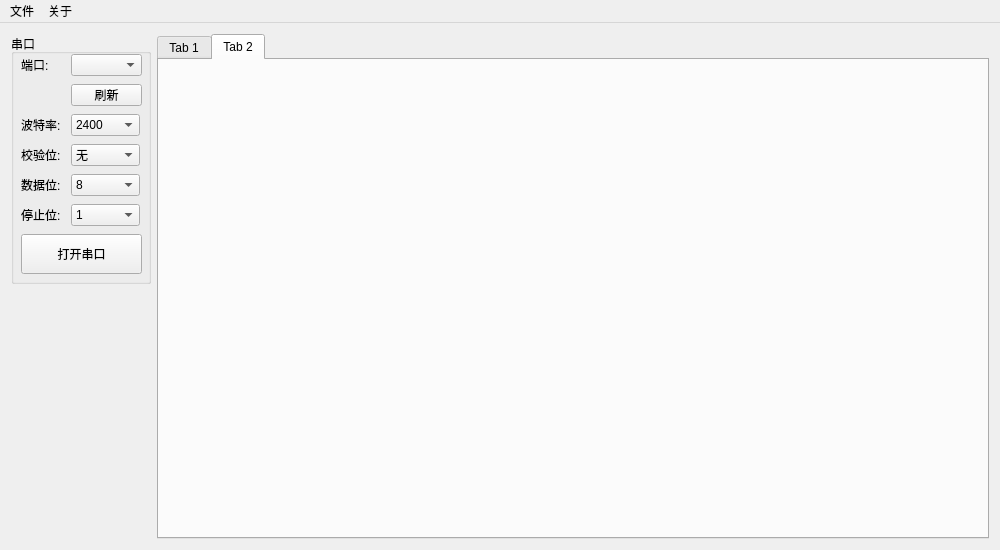
<?xml version="1.0" encoding="UTF-8"?>
<ui version="4.0">
 <class>MainWindow</class>
 <widget class="QMainWindow" name="MainWindow">
  <property name="geometry">
   <rect>
    <x>0</x>
    <y>0</y>
    <width>1000</width>
    <height>550</height>
   </rect>
  </property>
  <property name="sizePolicy">
   <sizepolicy hsizetype="Expanding" vsizetype="Expanding">
    <horstretch>0</horstretch>
    <verstretch>0</verstretch>
   </sizepolicy>
  </property>
  <property name="minimumSize">
   <size>
    <width>1000</width>
    <height>550</height>
   </size>
  </property>
  <property name="windowTitle">
   <string>MainWindow</string>
  </property>
  <property name="windowIcon">
   <iconset resource="resource.qrc">
    <normaloff>:/pic/icon.ico</normaloff>:/pic/icon.ico</iconset>
  </property>
  <property name="dockOptions">
   <set>QMainWindow::AllowTabbedDocks|QMainWindow::AnimatedDocks</set>
  </property>
  <property name="unifiedTitleAndToolBarOnMac">
   <bool>false</bool>
  </property>
  <widget class="QWidget" name="centralWidget">
   <layout class="QHBoxLayout" name="horizontalLayout">
    <item>
     <layout class="QVBoxLayout" name="verticalLayout">
      <item>
       <widget class="QGroupBox" name="groupBox">
        <property name="sizePolicy">
         <sizepolicy hsizetype="Fixed" vsizetype="Preferred">
          <horstretch>0</horstretch>
          <verstretch>0</verstretch>
         </sizepolicy>
        </property>
        <property name="minimumSize">
         <size>
          <width>140</width>
          <height>250</height>
         </size>
        </property>
        <property name="title">
         <string>串口</string>
        </property>
        <widget class="QLabel" name="label">
         <property name="geometry">
          <rect>
           <x>10</x>
           <y>20</y>
           <width>41</width>
           <height>21</height>
          </rect>
         </property>
         <property name="text">
          <string>端口:</string>
         </property>
        </widget>
        <widget class="QLabel" name="label_2">
         <property name="geometry">
          <rect>
           <x>10</x>
           <y>80</y>
           <width>41</width>
           <height>21</height>
          </rect>
         </property>
         <property name="text">
          <string>波特率:</string>
         </property>
        </widget>
        <widget class="QLabel" name="label_3">
         <property name="geometry">
          <rect>
           <x>10</x>
           <y>110</y>
           <width>41</width>
           <height>21</height>
          </rect>
         </property>
         <property name="text">
          <string>校验位:</string>
         </property>
        </widget>
        <widget class="QLabel" name="label_4">
         <property name="geometry">
          <rect>
           <x>10</x>
           <y>140</y>
           <width>41</width>
           <height>21</height>
          </rect>
         </property>
         <property name="text">
          <string>数据位:</string>
         </property>
        </widget>
        <widget class="QLabel" name="label_5">
         <property name="geometry">
          <rect>
           <x>10</x>
           <y>170</y>
           <width>41</width>
           <height>21</height>
          </rect>
         </property>
         <property name="text">
          <string>停止位:</string>
         </property>
        </widget>
        <widget class="QPushButton" name="updataComBnt">
         <property name="geometry">
          <rect>
           <x>60</x>
           <y>50</y>
           <width>71</width>
           <height>22</height>
          </rect>
         </property>
         <property name="sizePolicy">
          <sizepolicy hsizetype="Preferred" vsizetype="Fixed">
           <horstretch>0</horstretch>
           <verstretch>0</verstretch>
          </sizepolicy>
         </property>
         <property name="minimumSize">
          <size>
           <width>0</width>
           <height>0</height>
          </size>
         </property>
         <property name="text">
          <string>刷新</string>
         </property>
        </widget>
        <widget class="QComboBox" name="comList">
         <property name="geometry">
          <rect>
           <x>60</x>
           <y>20</y>
           <width>71</width>
           <height>22</height>
          </rect>
         </property>
        </widget>
        <widget class="QComboBox" name="baudrateList">
         <property name="geometry">
          <rect>
           <x>60</x>
           <y>80</y>
           <width>69</width>
           <height>22</height>
          </rect>
         </property>
         <item>
          <property name="text">
           <string>2400</string>
          </property>
         </item>
         <item>
          <property name="text">
           <string>4800</string>
          </property>
         </item>
         <item>
          <property name="text">
           <string>9600</string>
          </property>
         </item>
         <item>
          <property name="text">
           <string>14400</string>
          </property>
         </item>
         <item>
          <property name="text">
           <string>19200</string>
          </property>
         </item>
         <item>
          <property name="text">
           <string>38400</string>
          </property>
         </item>
         <item>
          <property name="text">
           <string>56000</string>
          </property>
         </item>
         <item>
          <property name="text">
           <string>57600</string>
          </property>
         </item>
         <item>
          <property name="text">
           <string>115200</string>
          </property>
         </item>
         <item>
          <property name="text">
           <string>128000</string>
          </property>
         </item>
         <item>
          <property name="text">
           <string>256000</string>
          </property>
         </item>
        </widget>
        <widget class="QComboBox" name="ParityList">
         <property name="geometry">
          <rect>
           <x>60</x>
           <y>110</y>
           <width>69</width>
           <height>22</height>
          </rect>
         </property>
         <item>
          <property name="text">
           <string>无</string>
          </property>
         </item>
         <item>
          <property name="text">
           <string>奇校验</string>
          </property>
         </item>
         <item>
          <property name="text">
           <string>偶校验</string>
          </property>
         </item>
        </widget>
        <widget class="QComboBox" name="DataBitsList">
         <property name="geometry">
          <rect>
           <x>60</x>
           <y>140</y>
           <width>69</width>
           <height>22</height>
          </rect>
         </property>
         <item>
          <property name="text">
           <string>8</string>
          </property>
         </item>
         <item>
          <property name="text">
           <string>7</string>
          </property>
         </item>
         <item>
          <property name="text">
           <string>6</string>
          </property>
         </item>
         <item>
          <property name="text">
           <string>5</string>
          </property>
         </item>
        </widget>
        <widget class="QComboBox" name="StopBitsList">
         <property name="geometry">
          <rect>
           <x>60</x>
           <y>170</y>
           <width>69</width>
           <height>22</height>
          </rect>
         </property>
         <item>
          <property name="text">
           <string>1</string>
          </property>
         </item>
         <item>
          <property name="text">
           <string>2</string>
          </property>
         </item>
        </widget>
        <widget class="QPushButton" name="openPort">
         <property name="geometry">
          <rect>
           <x>10</x>
           <y>200</y>
           <width>121</width>
           <height>40</height>
          </rect>
         </property>
         <property name="sizePolicy">
          <sizepolicy hsizetype="Preferred" vsizetype="Fixed">
           <horstretch>0</horstretch>
           <verstretch>0</verstretch>
          </sizepolicy>
         </property>
         <property name="text">
          <string>打开串口</string>
         </property>
        </widget>
       </widget>
      </item>
      <item>
       <spacer name="verticalSpacer">
        <property name="orientation">
         <enum>Qt::Vertical</enum>
        </property>
        <property name="sizeHint" stdset="0">
         <size>
          <width>20</width>
          <height>40</height>
         </size>
        </property>
       </spacer>
      </item>
     </layout>
    </item>
    <item>
     <widget class="QTabWidget" name="tabWidget">
      <property name="sizePolicy">
       <sizepolicy hsizetype="Expanding" vsizetype="Expanding">
        <horstretch>0</horstretch>
        <verstretch>0</verstretch>
       </sizepolicy>
      </property>
      <property name="minimumSize">
       <size>
        <width>770</width>
        <height>465</height>
       </size>
      </property>
      <property name="currentIndex">
       <number>1</number>
      </property>
      <widget class="QWidget" name="tab">
       <attribute name="title">
        <string>Tab 1</string>
       </attribute>
      </widget>
      <widget class="QWidget" name="tab_2">
       <attribute name="title">
        <string>Tab 2</string>
       </attribute>
      </widget>
     </widget>
    </item>
   </layout>
  </widget>
  <widget class="QMenuBar" name="menuBar">
   <property name="geometry">
    <rect>
     <x>0</x>
     <y>0</y>
     <width>1000</width>
     <height>28</height>
    </rect>
   </property>
   <widget class="QMenu" name="menuJlkdkvj">
    <property name="title">
     <string>文件</string>
    </property>
    <addaction name="exit"/>
   </widget>
   <widget class="QMenu" name="menu">
    <property name="title">
     <string>关于</string>
    </property>
    <addaction name="buyHardware"/>
    <addaction name="about"/>
   </widget>
   <addaction name="menuJlkdkvj"/>
   <addaction name="menu"/>
  </widget>
  <action name="exit">
   <property name="text">
    <string>退出</string>
   </property>
  </action>
  <action name="about">
   <property name="text">
    <string>关于</string>
   </property>
  </action>
  <action name="buyHardware">
   <property name="text">
    <string>购买硬件</string>
   </property>
   <property name="toolTip">
    <string>红树伟业智能车专卖店</string>
   </property>
  </action>
 </widget>
 <layoutdefault spacing="6" margin="11"/>
 <resources>
  <include location="resource.qrc"/>
 </resources>
 <connections/>
</ui>
